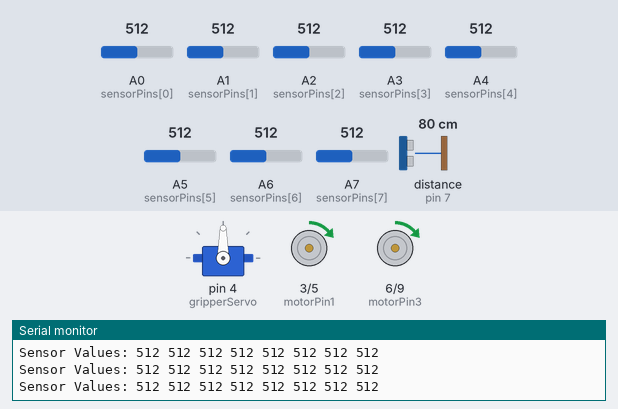
Recording of a sketch running on a simulated Arduino Nano, built with avr-gcc and run on an emulated ATmega328P. Shown: servo, motor-driver pin pairs drawn as motors (green arrow = first pin HIGH = forward, orange = second pin HIGH = backward, longer = more drive), the last lines printed to the serial monitor. Wiring (inferred from the names in the program): ultrasonic range finder: trigger pin 2; echo pin 7. The test bench sets the inputs (shaded band); at power-on: distance to the obstacle (sensor on pin 7) 80 cm, A4 (sensorPins[4]) = 512, A0 (sensorPins[0]) = 512, A1 (sensorPins[1]) = 512, A2 (sensorPins[2]) = 512, A3 (sensorPins[3]) = 512, A5 (sensorPins[5]) = 512, A6 (sensorPins[6]) = 512, A7 (sensorPins[7]) = 512. The echo pulse lasts 58.3 µs per cm.

Above: at 1.2 s.
1.3 s: distance to the obstacle (sensor on pin 7) set to 13 cm
2.8 s: distance to the obstacle (sensor on pin 7) set to 10 cm
At 5.08 s:
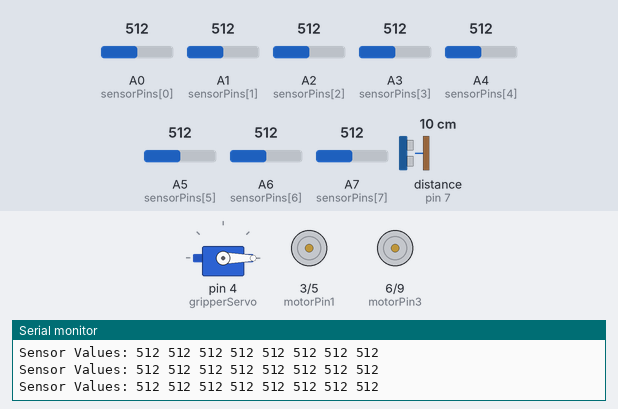
8.8 s: distance to the obstacle (sensor on pin 7) set to 18 cm
At 11.4 s:
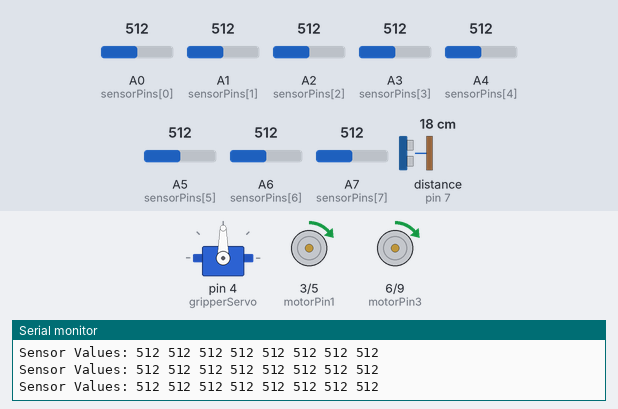
11.7 s: A4 (sensorPins[4]) set to 458
13.2 s: A4 (sensorPins[4]) set to 437
At 14.7 s:
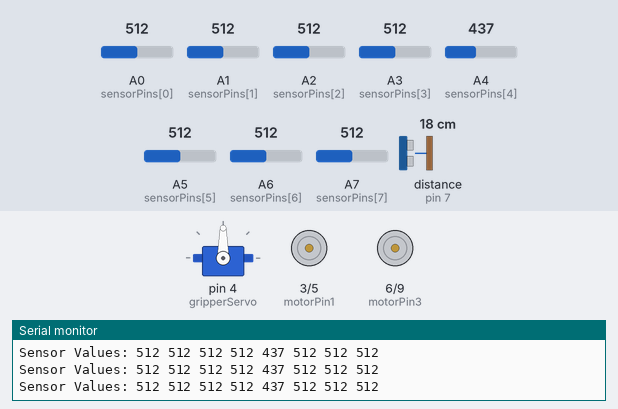
Timing chart, 0 to 15.7 s (numbered marks = the images above; inputs shaded):
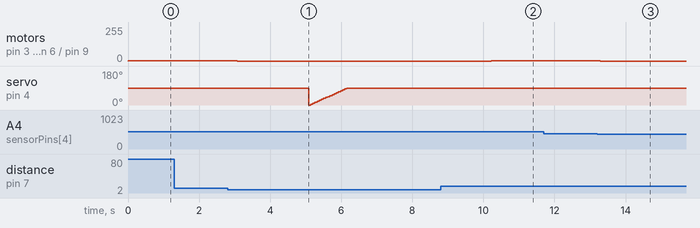

The sketch:

dollar1.0.ino
```cpp
#include <Servo.h>

Servo gripperServo;  // Create a servo object to control the gripper

const int motorPin1 = 3;   // Motor 1 control pin
const int motorPin2 = 5;   // Motor 1 control pin
const int motorPin3 = 6;   // Motor 2 control pin
const int motorPin4 = 9;   // Motor 2 control pin

const int trigPin = 2; // Connect Trig to digital pin 2
const int echoPin = 7; // Connect Echo to digital pin 7

const int sensorCount = 8; // Number of sensors in your analog line sensor
const int sensorPins[] = {A0, A1, A2, A3, A4, A5, A6, A7}; // Analog sensor pins

void setup() {
  pinMode(motorPin1, OUTPUT);
  pinMode(motorPin2, OUTPUT);
  pinMode(motorPin3, OUTPUT);
  pinMode(motorPin4, OUTPUT);

  gripperServo.attach(4);  // Attach the servo to the specified pin
  pinMode(trigPin, OUTPUT);
  pinMode(echoPin, INPUT);

  Serial.begin(9600); // Initialize serial communication for debugging
}

void loop() {
  int sensorValues[sensorCount];
  int distance = getDistance();
  //If the distance os greater than 10 cm, move forward
  if (distance > 10) {
    moveForward();
  } else {
    delay(200);
    stopRobot();
    delay(2000);    // Close the gripper gradually
    for (int angle = 0; angle <= 90; angle += 5) {
      moveGripper(angle);
      delay(60);  // Adjust the delay for the desired speed
    }

    // Wait for a moment (you can adjust the delay)
    delay(2000);

    // Stop the gripper gradually


    // Wait for a moment (you can adjust the delay)
    delay(2000);
  }

  // Read sensor values
  for (int i = 0; i < sensorCount; ++i) {
    sensorValues[i] = analogRead(sensorPins[i]);
  }

  // Print sensor values to Serial Monitor
  Serial.print("Sensor Values: ");
  for (int i = 0; i < sensorCount; ++i) {
    Serial.print(sensorValues[i]);
    Serial.print(" ");
  }
  Serial.println();

  // Your line following logic goes here
  // Example: Move forward if the middle sensor reads a high value
  if (sensorValues[sensorCount / 2] > 450) {
    moveForward();
  } else {
    stopRobot();
    // Add more logic for turning or adjusting based on sensor values
  }

  delay(200); // Adjust delay based on your requirements
}
int getDistance() {
  digitalWrite(trigPin, LOW);
  delayMicroseconds(2);
  digitalWrite(trigPin, HIGH);
  delayMicroseconds(10);
  digitalWrite(trigPin, LOW);
  return pulseIn(echoPin, HIGH) * 0.034 / 2;
}
void moveForward() {
  // Your existing motor control logic goes here
  // Example: Move forward
  analogWrite(motorPin1, HIGH);
  digitalWrite(motorPin2, LOW);
  analogWrite(motorPin3, HIGH);
  digitalWrite(motorPin4, LOW);

}

void stopRobot() {
  // Stop the robot
  digitalWrite(motorPin1, LOW);
  digitalWrite(motorPin2, LOW);
  digitalWrite(motorPin3, LOW);
  digitalWrite(motorPin4, LOW);
}

void moveGripper(int angle){
  gripperServo.write(angle); // Adjust the angle to move the gripper
}

const int initialSpeed = 255; //Set the initial motor speed

void reduceSpeed(){
  static int currentSpeed = initialSpeed; // Initialize the current speed

  //Gradually reduce speed (you can adjust the decrement value)
  currentSpeed -= 10;

  //Ensure speed does not go below a minimumValue
  if(currentSpeed < 50){
    currentSpeed = 50;
  }

  //Apply the reduced speed to the motors
  analogWrite(motorPin1, currentSpeed);
  analogWrite(motorPin2, 0); //Assuming motorPin2 is the correspond pin for the first motor
  analogWrite(motorPin3, currentSpeed);
  analogWrite(motorPin4, 0); //Assuming motorPin4 is the correspond pin for the second motor
}
```

Measured:
- the behaviour switches between 12 and 11 cm on distance to the obstacle (sensor on pin 7) (found by bisection; images 0 and 1)
- after the input at 2.8 s, motor on pin 3 (motorPin1) / pin 5 (motorPin2), motor on pin 6 (motorPin3) / pin 9 (motorPin4): forward 1/255 → stopped after 0.28 s
- after the input at 8.8 s, motor on pin 3 (motorPin1) / pin 5 (motorPin2), motor on pin 6 (motorPin3) / pin 9 (motorPin4): goes on until 10.2 s, then stays forward 1/255
- after the input at 13.2 s, motor on pin 3 (motorPin1) / pin 5 (motorPin2), motor on pin 6 (motorPin3) / pin 9 (motorPin4): forward 1/255 → stopped after 0.08 s
